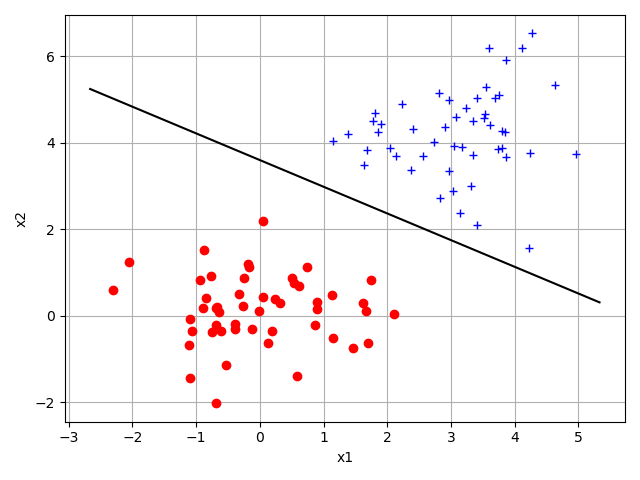

Here is the Python script that generated this plot:
import numpy as np
import matplotlib.pyplot as plt
from perceptron import Perceptron

# lock random seed
np.random.seed(1)

# generate random data
ns = 50
xc = np.random.normal(loc=0, size=ns)
yc = np.random.normal(loc=0, size=ns)
xp = np.random.normal(loc=3, size=ns)
yp = np.random.normal(loc=4, size=ns)

# plot random data
plt.plot(xc, yc, 'ro', xp, yp, 'b+')
plt.xlabel('x1'), plt.ylabel('x2'), plt.grid(True)

# classify data
data = np.vstack([np.hstack([xc, xp]), np.hstack([yc, yp])])
category = np.hstack([len(xc)*[1], len(xp)*[0]])

# apply perceptron training
pcpt = Perceptron(2, learning_rate=0.5)
pcpt.train(data, category)
w, b = pcpt.weight[1:], pcpt.weight[0]

# plot separation line
left, right = plt.xlim()
plt.plot([left, right], [(-w[0]*left-b)/w[1], (-w[0]*right-b)/w[1]], 'k-')
plt.show()
